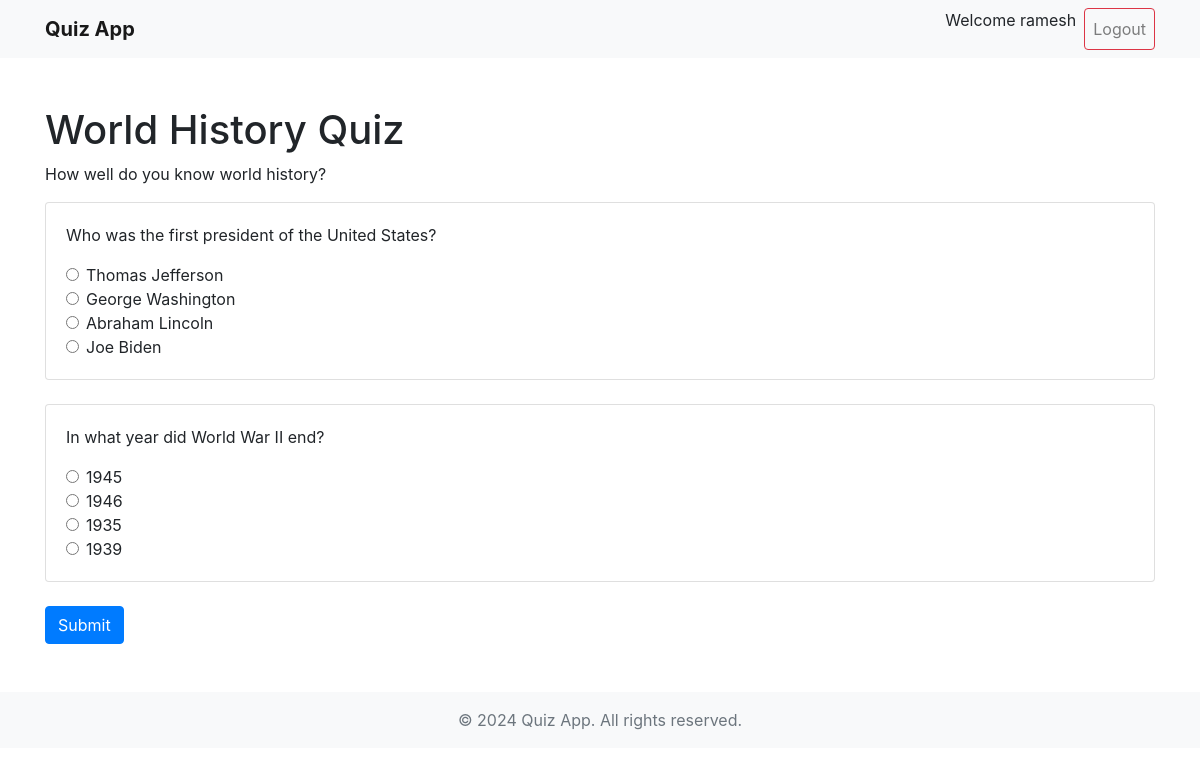
The app's page /quiz/2/ (signed in) with its own data.
### home/models.py (models this page shows, shortened)
class Quiz(models.Model):
    category = models.ForeignKey(Category, on_delete=models.CASCADE)
    title = models.CharField(max_length=200)
    description = models.TextField()

class Question(models.Model):
    quiz = models.ForeignKey(Quiz, on_delete=models.CASCADE)
    question_text = models.CharField(max_length=200)

class Choice(models.Model):
    question = models.ForeignKey(Question, on_delete=models.CASCADE)
    choice_text = models.CharField(max_length=200)
    is_correct = models.BooleanField(default=False)

### home/views.py (the view)
# urls.py: path('quiz/<int:quiz_id>/', views.quiz_detail, name='quiz_detail'),
@login_required
def quiz_detail(request, quiz_id):
    quiz = get_object_or_404(Quiz, pk=quiz_id)
    return render(request, 'quiz_detail.html', {'quiz': quiz})

### templates/quiz_detail.html (shortened to what this page needs)
{% extends 'base.html' %}
{% block content %}
<div class="mt-4">
    <h1>{{ quiz.title }}</h1>
    <p>{{ quiz.description }}</p>
    <form method="post" action="{% url 'submit_quiz' quiz.id %}">
        {% for question in quiz.question_set.all %}
            <div class="card mb-4">
                <div class="card-body">
                    <p class="card-text">{{ question.question_text }}</p>
                    {% for choice in question.choice_set.all %}
                        <div class="form-check">
                            <input class="form-check-input" type="radio" name="{{ question.id }}" value="{{ choice.id }}" id="choice{{ choice.id }}">
                            <label class="form-check-label" for="choice{{ choice.id }}">
                                {{ choice.choice_text }}
                            </label>
                        </div>
                    {% endfor %}
                </div>
            </div>
        {% endfor %}
        <button type="submit" class="btn btn-primary">Submit</button>
    </form>
</div>
{% endblock %}

### templates/base.html (shortened to what this page needs)
{% load static %}
<!DOCTYPE html>
<html lang="en">
<head>
    <link href="https://stackpath.bootstrapcdn.com/bootstrap/4.5.2/css/bootstrap.min.css" rel="stylesheet">
</head>
<body>
    <nav class="navbar navbar-expand-lg navbar-light bg-light">
        <div class="container">
            <a class="navbar-brand font-weight-bold" href="/">Quiz App</a>
            <div class="collapse navbar-collapse" id="navbarNav">
                <ul class="navbar-nav ml-auto">
                    {% if user.is_authenticated %}
                    <p class="absolute right-40">Welcome {{user}}</p>
                        <li class="nav-item">
                            <a class="nav-link btn btn-outline-danger ml-2" href="{% url 'customlogout' %}">Logout</a>
                        </li>
                    {% endif %}
                </ul>
            </div>
        </div>
    </nav>
    <div class="container my-5">
        {% block content %}{% endblock %}
    </div>
    <footer class="bg-light py-3">
        <div class="container text-center">
            <span class="text-muted">&copy; 2024 Quiz App. All rights reserved.</span>
        </div>
    </footer>
</body>
</html>

### records on screen
Quiz: title "World History Quiz", description "How well do you know world history?"
Question: question_text "Who was the first president of the United States?"
Choice: choice_text "Thomas Jefferson"
Choice: choice_text "George Washington"
Choice: choice_text "Abraham Lincoln"
Choice: choice_text "Joe Biden"
Question: question_text "In what year did World War II end?"
Choice: choice_text "1945"
Choice: choice_text "1946"
Choice: choice_text "1935"
Choice: choice_text "1939"

### other values on screen
{{ user }} "ramesh"
